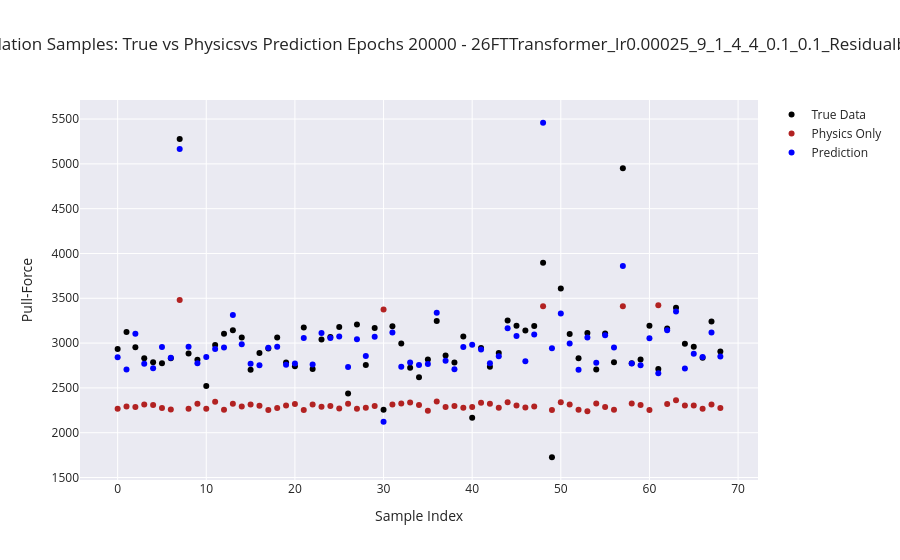

The notebook cell saved with this chart:
### Code cell
# After training, do a one‐pass over val_loader:
all_true, all_phys, all_pred = [], [], []

with torch.no_grad():
    for x_cat, x_cont, y in val_loader:
        y   = y.unsqueeze(-1)                             # [B,1]
        f_p = physics_pull_force(x_cont).unsqueeze(-1)     # [B,1]
        r_p = model(x_cat, x_cont)                         # [B,1]
        y_p = (f_p + r_p)                                  # [B,1]

        all_true.append(y.ravel())
        all_phys.append(f_p.ravel())
        all_pred.append(y_p.ravel())

# flatten
all_true = np.concatenate(all_true)
all_phys = np.concatenate(all_phys)
all_pred = np.concatenate(all_pred)

#plot per‐sample
sample = np.arange(len(all_true))

fig = go.Figure()
fig.add_trace(go.Scatter(x=sample, y=all_true, mode="markers",
                         name="True Data", marker=dict(color="black", size=6)))
fig.add_trace(go.Scatter(x=sample, y=all_phys, mode="markers",
                         name="Physics Only", marker=dict(color="firebrick", size=6)))
fig.add_trace(go.Scatter(x=sample, y=all_pred, mode="markers",
                         name="Prediction", marker=dict(color="blue", size=6)))

fig.update_layout(
    title=f"All Validation Samples: True vs Physicsvs Prediction Epochs {EPOCHS} - {model_description}",
    xaxis_title="Sample Index",
    yaxis_title="Pull-Force",
    template="seaborn"
)
fig.show()

### Figure 1 — Plotly figure (JSON) as saved in the notebook; plotly's stock layout.template omitted (floating-point values rounded to 4 significant figures)
{"data": [{"marker": {"color": "black", "size": 6}, "mode": "markers", "name": "True Data", "type": "scatter", "x": [0, 1, 2, 3, 4, 5, 6, 7, 8, 9, 10, 11, 12, 13, 14, 15, 16, 17, 18, 19, 20, 21, 22, 23, 24, 25, 26, 27, 28, 29, 30, 31, 32, 33, 34, 35, 36, 37, 38, 39, 40, 41, 42, 43, 44, 45, 46, 47, 48, 49, 50, 51, 52, 53, 54, 55, 56, 57, 58, 59, 60, 61, 62, 63, 64, 65, 66, 67, 68], "y": [2934.0, 3124.0, 2953.0, 2830.0, 2787.0, 2775.0, 2830.0, 5278.0, 2883.0, 2814.0, 2522.0, 2979.0, 3104.0, 3143.0, 3061.0, 2703.0, 2888.0, 2940.0, 3063.0, 2784.0, 2742.0, 3175.0, 2711.0, 3040.0, 3069.0, 3179.0, 2437.0, 3208.0, 2756.0, 3169.0, 2255.0, 3188.0, 2996.0, 2726.0, 2618.0, 2816.0, 3246.0, 2861.0, 2784.0, 3074.0, 2168.0, 2944.0, 2735.0, 2889.0, 3252.0, 3193.0, 3142.0, 3192.0, 3898.0, 1726.0, 3608.0, 3101.0, 2830.0, 3113.0, 2706.0, 3106.0, 2787.0, 4952.0, 2775.0, 2816.0, 3193.0, 2710.0, 3163.0, 3394.0, 2992.0, 2958.0, 2837.0, 3241.0, 2905.0]}, {"marker": {"color": "firebrick", "size": 6}, "mode": "markers", "name": "Physics Only", "type": "scatter", "x": [0, 1, 2, 3, 4, 5, 6, 7, 8, 9, 10, 11, 12, 13, 14, 15, 16, 17, 18, 19, 20, 21, 22, 23, 24, 25, 26, 27, 28, 29, 30, 31, 32, 33, 34, 35, 36, 37, 38, 39, 40, 41, 42, 43, 44, 45, 46, 47, 48, 49, 50, 51, 52, 53, 54, 55, 56, 57, 58, 59, 60, 61, 62, 63, 64, 65, 66, 67, 68], "y": [2268.0, 2293.0, 2286.0, 2315.0, 2308.0, 2275.0, 2260.0, 3482.0, 2268.0, 2323.0, 2268.0, 2345.0, 2257.0, 2323.0, 2293.0, 2315.0, 2301.0, 2253.0, 2275.0, 2304.0, 2319.0, 2253.0, 2315.0, 2290.0, 2297.0, 2271.0, 2323.0, 2268.0, 2279.0, 2297.0, 3376.0, 2315.0, 2326.0, 2337.0, 2308.0, 2246.0, 2348.0, 2286.0, 2297.0, 2279.0, 2286.0, 2334.0, 2323.0, 2279.0, 2341.0, 2304.0, 2282.0, 2293.0, 3413.0, 2253.0, 2341.0, 2315.0, 2257.0, 2238.0, 2326.0, 2286.0, 2257.0, 3413.0, 2326.0, 2308.0, 2253.0, 3424.0, 2319.0, 2363.0, 2304.0, 2304.0, 2268.0, 2315.0, 2275.0]}, {"marker": {"color": "blue", "size": 6}, "mode": "markers", "name": "Prediction", "type": "scatter", "x": [0, 1, 2, 3, 4, 5, 6, 7, 8, 9, 10, 11, 12, 13, 14, 15, 16, 17, 18, 19, 20, 21, 22, 23, 24, 25, 26, 27, 28, 29, 30, 31, 32, 33, 34, 35, 36, 37, 38, 39, 40, 41, 42, 43, 44, 45, 46, 47, 48, 49, 50, 51, 52, 53, 54, 55, 56, 57, 58, 59, 60, 61, 62, 63, 64, 65, 66, 67, 68], "y": [2843.0, 2706.0, 3105.0, 2769.0, 2720.0, 2957.0, 2837.0, 5167.0, 2958.0, 2776.0, 2844.0, 2934.0, 2951.0, 3314.0, 2988.0, 2768.0, 2753.0, 2947.0, 2958.0, 2757.0, 2773.0, 3056.0, 2761.0, 3112.0, 3058.0, 3074.0, 2733.0, 3043.0, 2855.0, 3071.0, 2122.0, 3118.0, 2737.0, 2783.0, 2755.0, 2767.0, 3340.0, 2803.0, 2707.0, 2958.0, 2981.0, 2929.0, 2775.0, 2854.0, 3165.0, 3079.0, 2797.0, 3096.0, 5459.0, 2943.0, 3331.0, 2995.0, 2703.0, 3062.0, 2780.0, 3089.0, 2950.0, 3861.0, 2773.0, 2753.0, 3055.0, 2663.0, 3143.0, 3353.0, 2716.0, 2881.0, 2844.0, 3118.0, 2852.0]}], "layout": {"title": {"text": "All Validation Samples: True vs Physicsvs Prediction Epochs 20000 - 26FTTransformer_lr0.00025_9_1_4_4_0.1_0.1_Residualbatch70"}, "xaxis": {"title": {"text": "Sample Index"}}, "yaxis": {"title": {"text": "Pull-Force"}}}}
